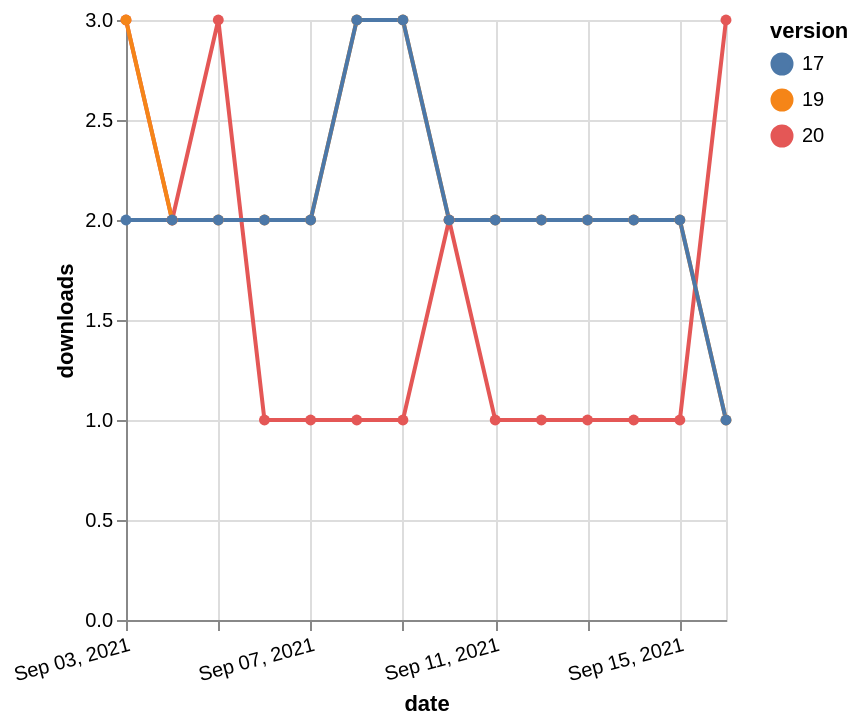

Vega-Lite specification for this chart:
### Vega-Lite specification from a JSON file in a GitHub repository (floating-point values rounded to 4 significant figures)
{"$schema": "https://vega.github.io/schema/vega-lite/v5.json", "description": "A simple bar chart with embedded data.", "data": {"values": [{"date": "2021-09-03", "total": 556, "delta": 3, "version": "20"}, {"date": "2021-09-04", "total": 558, "delta": 2, "version": "20"}, {"date": "2021-09-05", "total": 561, "delta": 3, "version": "20"}, {"date": "2021-09-06", "total": 562, "delta": 1, "version": "20"}, {"date": "2021-09-07", "total": 563, "delta": 1, "version": "20"}, {"date": "2021-09-08", "total": 564, "delta": 1, "version": "20"}, {"date": "2021-09-09", "total": 565, "delta": 1, "version": "20"}, {"date": "2021-09-10", "total": 567, "delta": 2, "version": "20"}, {"date": "2021-09-11", "total": 568, "delta": 1, "version": "20"}, {"date": "2021-09-12", "total": 569, "delta": 1, "version": "20"}, {"date": "2021-09-13", "total": 570, "delta": 1, "version": "20"}, {"date": "2021-09-14", "total": 571, "delta": 1, "version": "20"}, {"date": "2021-09-15", "total": 572, "delta": 1, "version": "20"}, {"date": "2021-09-16", "total": 575, "delta": 3, "version": "20"}, {"date": "2021-09-03", "total": 2334, "delta": 3, "version": "19"}, {"date": "2021-09-04", "total": 2336, "delta": 2, "version": "19"}, {"date": "2021-09-05", "total": 2338, "delta": 2, "version": "19"}, {"date": "2021-09-06", "total": 2340, "delta": 2, "version": "19"}, {"date": "2021-09-07", "total": 2342, "delta": 2, "version": "19"}, {"date": "2021-09-08", "total": 2345, "delta": 3, "version": "19"}, {"date": "2021-09-09", "total": 2348, "delta": 3, "version": "19"}, {"date": "2021-09-10", "total": 2350, "delta": 2, "version": "19"}, {"date": "2021-09-11", "total": 2352, "delta": 2, "version": "19"}, {"date": "2021-09-12", "total": 2354, "delta": 2, "version": "19"}, {"date": "2021-09-13", "total": 2356, "delta": 2, "version": "19"}, {"date": "2021-09-14", "total": 2358, "delta": 2, "version": "19"}, {"date": "2021-09-15", "total": 2360, "delta": 2, "version": "19"}, {"date": "2021-09-16", "total": 2361, "delta": 1, "version": "19"}, {"date": "2021-09-03", "total": 2327, "delta": 2, "version": "17"}, {"date": "2021-09-04", "total": 2329, "delta": 2, "version": "17"}, {"date": "2021-09-05", "total": 2331, "delta": 2, "version": "17"}, {"date": "2021-09-06", "total": 2333, "delta": 2, "version": "17"}, {"date": "2021-09-07", "total": 2335, "delta": 2, "version": "17"}, {"date": "2021-09-08", "total": 2338, "delta": 3, "version": "17"}, {"date": "2021-09-09", "total": 2341, "delta": 3, "version": "17"}, {"date": "2021-09-10", "total": 2343, "delta": 2, "version": "17"}, {"date": "2021-09-11", "total": 2345, "delta": 2, "version": "17"}, {"date": "2021-09-12", "total": 2347, "delta": 2, "version": "17"}, {"date": "2021-09-13", "total": 2349, "delta": 2, "version": "17"}, {"date": "2021-09-14", "total": 2351, "delta": 2, "version": "17"}, {"date": "2021-09-15", "total": 2353, "delta": 2, "version": "17"}, {"date": "2021-09-16", "total": 2354, "delta": 1, "version": "17"}]}, "width": "container", "mark": {"type": "line", "point": {"filled": true}}, "encoding": {"x": {"field": "date", "type": "temporal", "timeUnit": "yearmonthdate", "title": "date", "axis": {"labelAngle": -15}}, "y": {"field": "delta", "type": "quantitative", "title": "downloads"}, "color": {"field": "version", "type": "nominal"}, "tooltip": {"field": "delta"}}}
